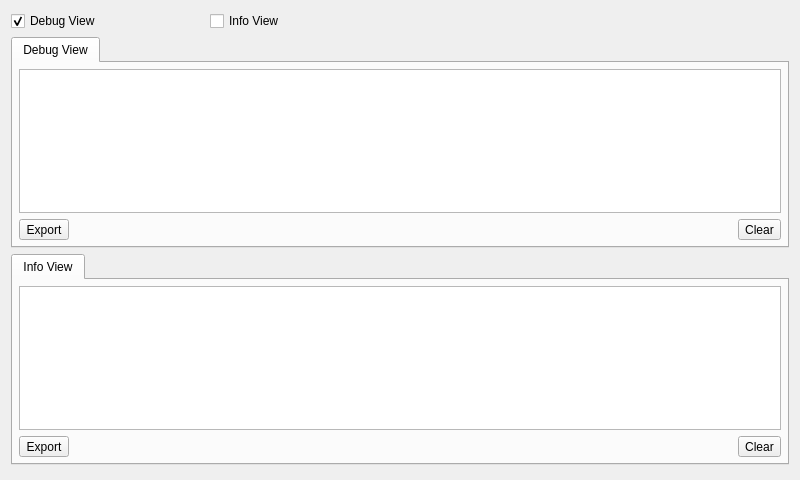
<?xml version="1.0" encoding="UTF-8"?>
<ui version="4.0">
 <class>FormQtMessage</class>
 <widget class="QWidget" name="FormQtMessage">
  <property name="geometry">
   <rect>
    <x>0</x>
    <y>0</y>
    <width>800</width>
    <height>480</height>
   </rect>
  </property>
  <property name="windowTitle">
   <string>Qt Message</string>
  </property>
  <layout class="QVBoxLayout" name="verticalLayout" stretch="1,100,1">
   <item>
    <layout class="QHBoxLayout" name="hlayout" stretch="1,1,2">
     <item>
      <widget class="QCheckBox" name="chkbx_dbg">
       <property name="text">
        <string>Debug View</string>
       </property>
       <property name="checked">
        <bool>true</bool>
       </property>
      </widget>
     </item>
     <item>
      <widget class="QCheckBox" name="chkbx_info">
       <property name="text">
        <string>Info View</string>
       </property>
       <property name="checked">
        <bool>false</bool>
       </property>
      </widget>
     </item>
     <item>
      <spacer name="hspacer">
       <property name="orientation">
        <enum>Qt::Horizontal</enum>
       </property>
       <property name="sizeHint" stdset="0">
        <size>
         <width>40</width>
         <height>20</height>
        </size>
       </property>
      </spacer>
     </item>
    </layout>
   </item>
   <item>
    <layout class="QVBoxLayout" name="vlayout">
     <item>
      <widget class="QTabWidget" name="tabwgt_dbg">
       <property name="tabPosition">
        <enum>QTabWidget::North</enum>
       </property>
       <widget class="QWidget" name="tab">
        <attribute name="title">
         <string>Debug View</string>
        </attribute>
        <layout class="QGridLayout" name="gridLayout_2">
         <property name="leftMargin">
          <number>6</number>
         </property>
         <property name="topMargin">
          <number>6</number>
         </property>
         <property name="rightMargin">
          <number>6</number>
         </property>
         <property name="bottomMargin">
          <number>6</number>
         </property>
         <item row="1" column="2">
          <widget class="QToolButton" name="tbtn_clear_dbg">
           <property name="sizePolicy">
            <sizepolicy hsizetype="Preferred" vsizetype="Preferred">
             <horstretch>0</horstretch>
             <verstretch>0</verstretch>
            </sizepolicy>
           </property>
           <property name="text">
            <string>Clear</string>
           </property>
          </widget>
         </item>
         <item row="1" column="1">
          <spacer name="hspacer_1">
           <property name="orientation">
            <enum>Qt::Horizontal</enum>
           </property>
           <property name="sizeHint" stdset="0">
            <size>
             <width>216</width>
             <height>20</height>
            </size>
           </property>
          </spacer>
         </item>
         <item row="1" column="0">
          <widget class="QToolButton" name="tbtn_export_dbg">
           <property name="sizePolicy">
            <sizepolicy hsizetype="Preferred" vsizetype="Preferred">
             <horstretch>0</horstretch>
             <verstretch>0</verstretch>
            </sizepolicy>
           </property>
           <property name="text">
            <string>Export</string>
           </property>
          </widget>
         </item>
         <item row="0" column="0" colspan="3">
          <widget class="QListWidget" name="listwgt_dbg"/>
         </item>
        </layout>
       </widget>
      </widget>
     </item>
     <item>
      <widget class="QTabWidget" name="tabwgt_info">
       <property name="tabPosition">
        <enum>QTabWidget::North</enum>
       </property>
       <widget class="QWidget" name="tab_2">
        <attribute name="title">
         <string>Info View</string>
        </attribute>
        <layout class="QGridLayout" name="gridLayout">
         <property name="leftMargin">
          <number>6</number>
         </property>
         <property name="topMargin">
          <number>6</number>
         </property>
         <property name="rightMargin">
          <number>6</number>
         </property>
         <property name="bottomMargin">
          <number>6</number>
         </property>
         <item row="2" column="1">
          <spacer name="hspacer_2">
           <property name="orientation">
            <enum>Qt::Horizontal</enum>
           </property>
           <property name="sizeHint" stdset="0">
            <size>
             <width>235</width>
             <height>20</height>
            </size>
           </property>
          </spacer>
         </item>
         <item row="2" column="2">
          <widget class="QToolButton" name="tbtn_clear_info">
           <property name="sizePolicy">
            <sizepolicy hsizetype="Preferred" vsizetype="Preferred">
             <horstretch>0</horstretch>
             <verstretch>0</verstretch>
            </sizepolicy>
           </property>
           <property name="text">
            <string>Clear</string>
           </property>
          </widget>
         </item>
         <item row="2" column="0">
          <widget class="QToolButton" name="tbtn_export_info">
           <property name="sizePolicy">
            <sizepolicy hsizetype="Preferred" vsizetype="Preferred">
             <horstretch>0</horstretch>
             <verstretch>0</verstretch>
            </sizepolicy>
           </property>
           <property name="text">
            <string>Export</string>
           </property>
          </widget>
         </item>
         <item row="1" column="0" colspan="3">
          <widget class="QListWidget" name="listwgt_info"/>
         </item>
        </layout>
       </widget>
      </widget>
     </item>
    </layout>
   </item>
   <item>
    <spacer name="verticalSpacer">
     <property name="orientation">
      <enum>Qt::Vertical</enum>
     </property>
     <property name="sizeHint" stdset="0">
      <size>
       <width>20</width>
       <height>40</height>
      </size>
     </property>
    </spacer>
   </item>
  </layout>
 </widget>
 <tabstops>
  <tabstop>chkbx_dbg</tabstop>
  <tabstop>chkbx_info</tabstop>
  <tabstop>tabwgt_dbg</tabstop>
  <tabstop>listwgt_dbg</tabstop>
  <tabstop>tbtn_export_dbg</tabstop>
  <tabstop>tbtn_clear_dbg</tabstop>
  <tabstop>tabwgt_info</tabstop>
  <tabstop>listwgt_info</tabstop>
  <tabstop>tbtn_export_info</tabstop>
  <tabstop>tbtn_clear_info</tabstop>
 </tabstops>
 <resources/>
 <connections/>
</ui>
